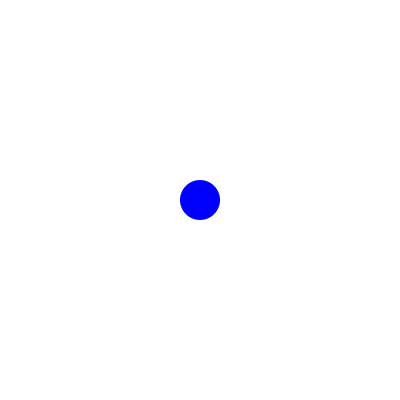
Frame 1 (no input)
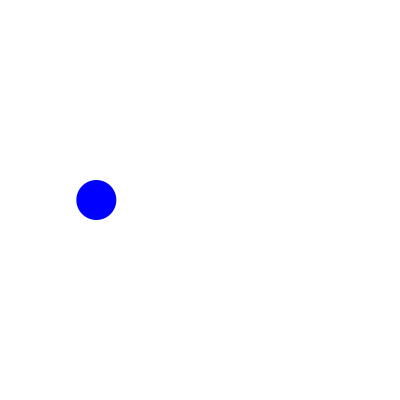
Frame 60 (the mouse pressed at the canvas centre just before this capture)
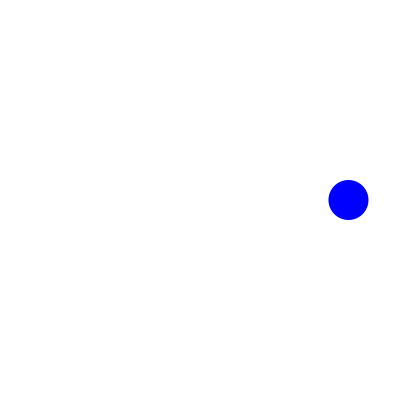
Frame 120 (the mouse held since frame 60 and released just before this capture)

The Processing sketch that drew these frames (run headless with seeded random() and noise(); from frame 60 on, the mouse is pressed at the canvas centre):

// Processing sketch: fp_pg_q_09_01
// ── fp_pg_q_09_01.pde
// 問題 9.1 ボールが壁に反射しながら水平方向に等速直線運動するアニメーションをクラスを用いて作成せよ．
// ただし，フィールドとしてボールの色 c，直径 d，位置 x, y，水平方向の速度 vx を持ち，
// メソッドとしてはボールの移動を処理する move メソッド，ボールを描画する draw メソッドを用意せよ．
ReflectionCircle rc;

void setup(){
  size(400, 400);
  smooth();
  background(255, 255, 255);
  rectMode(CENTER);
  ellipseMode(CENTER);
  frameRate(30);
  rc = new ReflectionCircle(0, 0, 1, 0, 0, 0, 255, width, height, 40);
}

void draw() {
  background(255, 255, 255);
  translate(width/2, height/2);
  rc.draw();
  rc.move();
}

// ── MoveCircle.pde
class MoveCircle {
  private float x = 0;
  private float y = 0;
  private float vx = 0;
  private float vy = 0;
  private float rx = 0;
  private float ry = 0;
  private float w = 0;
  private float h = 0;
  private float d = 20;
  private boolean flg = true;
  private float v = 0;
  private float theta = 0;
  private float minX = 0;
  private float maxX = 0;
  private float minY = 0;
  private float maxY = 0;
  private float tmpRx = 0;
  private float tmpRy = 0;
  private float r = 0;
  private float g = 0;
  private float b = 0;

  public void setX(float rX){
    x = rX;
  }
  public float getX(){
    return x;
  }
  public void setY(float rY){
    y = rY;
  }
  public float getY(){
    return y;
  }

  public void setVx(float rVx){
    vx = rVx;
  }
  public float getVx(){
    return vx;
  }
  public void setVy(float rVy){
    vy = rVy;
  }
  public float getVy(){
    return vy;
  }

  public void setRx(float rRx){
    rx = rRx;
  }
  public float getRx(){
    return rx;
  }
  public void setRy(float rRy){
    ry = rRy;
  }
  public float getRy(){
    return ry;
  }
  public void setMinX(float rMinX){
    minX = rMinX;
  }
  public float getMinX(){
    return minX;
  }
  public void setMaxX(float rMaxX){
    maxX = rMaxX;
  }
  public float getMaxX(){
    return maxX;
  }

  public float getMinY(){
    return minY;
  }
  public void setMaxY(float rMaxY){
    maxY = rMaxY;
  }
  public float getMaxY(){
    return maxY;
  }

  public void setRgb(float red, float green, float blue){
    r = red;
    g = green;
    b = blue;
  }

  MoveCircle(float px, float py, float pvx, float pvy, float red, float green, float blue, float pw, float ph, float pd){
    x = px;
    y = py;
    vx = pvx;
    vy = pvy;
    r = red;
    g = green;
    b = blue;
    w = pw;
    h = ph;
    d = pd;
    minX = -(w/2) + d/2;
    maxX = (w/2) - d/2;
    minY = -(h/2) + d/2;
    maxY = (h/2) - d/2;
    rx = (vx * getSpeedRate());
    ry = (vy * getSpeedRate());
    ellipseMode(CENTER);
  }

  public void move(){
    if(x <= minX || maxX <= x || y <= minY || maxY <= y){
      if(x <= minX){
        x = minX;
      } else if(maxX <= x) {
        x = maxX;
      }
      if(y <= minY) {
        y = minY;
      } else if(maxY <= y) {
        y = maxY;
      }
      // 速度のx成分とy成分からスカラーを導出する処理
      tmpRx = rx;
      tmpRy = ry;
      v = (sqrt(sq(rx) + sq(ry)));
      if(x <= minX){
        if(tmpRx < 0 && tmpRy < 0){
          theta = (360 - degrees(acos(abs(tmpRx)/v)));
        } else {
          theta = degrees(acos(abs(tmpRx)/v));
        }
      } else if(maxX <= x){
        if(0 < tmpRx && tmpRy < 0){
          theta = (180 + degrees(acos(abs(tmpRx)/v)));
        } else {
          theta = (180 - degrees(acos(abs(tmpRx)/v)));
        }
      } else if(y <= minY) {
        if(tmpRx < 0 && tmpRy < 0){
          theta = (180 - degrees(asin(abs(tmpRy)/v)));
        } else {
          theta = (degrees(asin(abs(tmpRy)/v)));
        }
      } else if(maxY <= y) {
        if(tmpRx < 0 && 0 < tmpRy){
          theta = (180 + degrees(asin(abs(tmpRy)/v)));
        } else {
          theta = (360 - degrees(asin(abs(tmpRy)/v)));
        }
      }
      rx = (v * cos(radians(theta)));
      ry = (v * sin(radians(theta)));
    }
    x += rx;
    y += ry;
  }

  public void draw(){
    noStroke();
    fill(r, g, b);
    ellipse(x, y, d, d);
  }

  private float getSpeedRate(){
    return random(4, 10);
  }
}

// ── ReflectionCircle.pde
class ReflectionCircle extends MoveCircle {
  /*private float x = 0;
  private float y = 0;
  private float vx = 0;
  private float vy = 0;
  private float rx = 0;
  private float ry = 0;
  private float w = 0;
  private float h = 0;
  private float d = 20;
  private boolean flg = true;
  private float v = 0;
  private float theta = 0;
  private float minX = 0;
  private float maxX = 0;
  private float minY = 0;
  private float maxY = 0;
  private float tmpRx = 0;
  private float tmpRy = 0;
  private float r = 0;
  private float g = 0;
  private float b = 0;*/

  ReflectionCircle(float px, float py, float pvx, float pvy, float red, float green, float blue, float pw, float ph, float pd){
    super(px, py, pvx, pvy, red, green, blue, pw, ph, pd);
  }
}
